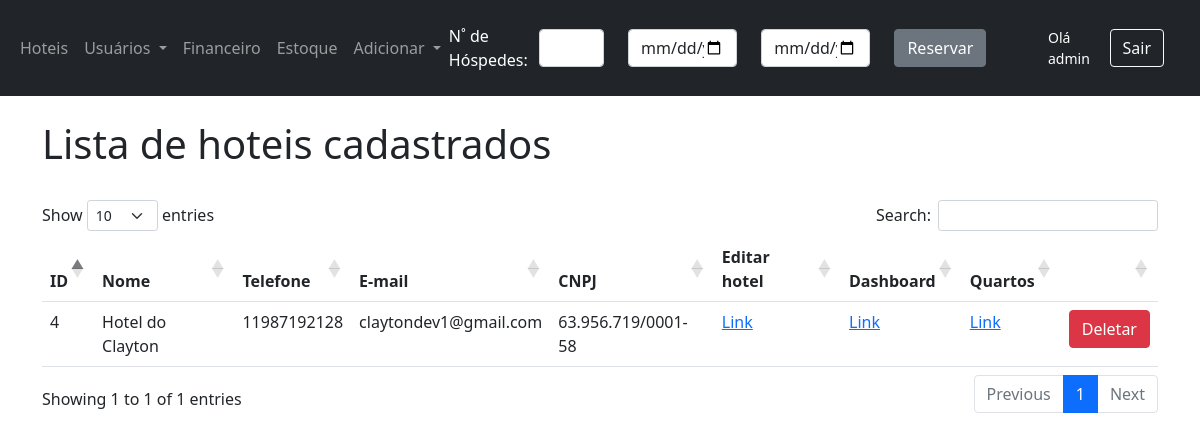
The page /lista-hotel/ (signed in) on the database as committed earlier.
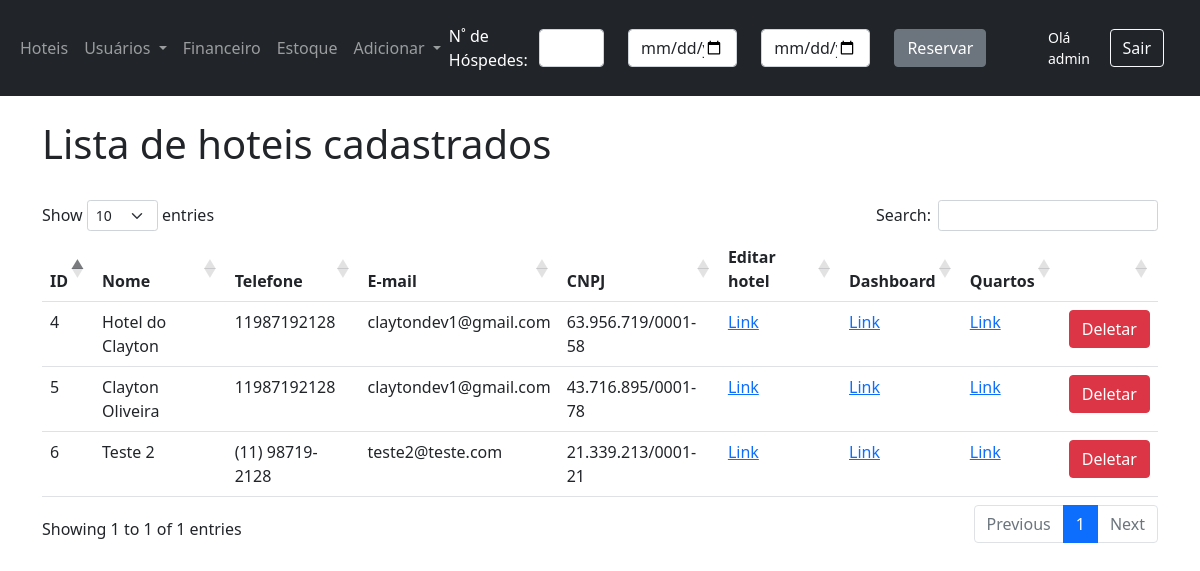
The same page on the database as committed later.
### app/models.py (models this page shows)
class Hotels(db.Model):
    __tablename__ = 'Hotels'
    id = db.Column(db.Integer, primary_key=True)
    name = db.Column(db.String(30))
    phone = db.Column(db.String(20))
    email = db.Column(db.String(30))
    cnpj = db.Column(db.String(25))
    user_id = db.Column(db.Integer)
    address_id = db.Column(db.Integer, db.ForeignKey('Addresses.id'))
    created_at = db.Column(db.DateTime, default=dt.now())

### app/views.py (the view)
@app.route('/lista-hotel/')
@login_required
def lista_hotel():
    user_id = g.user.get_id()
    return listar_hoteis(user_id)

### app/forms.py
class VerificarDisponibilidade(FlaskForm):
    total_guests = IntegerField('Quantidade de hóspedes', validators=[DataRequired()])
    check_in = DateField('Data Entrada', validators=[DataRequired()])
    check_out = DateField('Data Saída', validators=[DataRequired()])
    submeter = SubmitField('Reservar')

### app/models.py (called while the page is built)
    def get_id(self):
        return self.id

    def get_profile(self):
        return self.profile

    def get_hotel_id(self):
        return self.hotel_id

### app/scripts/adicionar_hotel.py (called while the page is built)
def listar_hoteis(user_id):
    user = User.query.filter_by(id=user_id).first()
    if user.profile not in ['admin']:
        return '<h1>Erro! Você não pode acessar este conteúdo!</h1>'
    hoteis = Hotels.query.filter_by(id=user.hotel_id).order_by(Hotels.created_at)
    if user.hotel_id is None:
        hoteis = Hotels.query.filter_by(user_id=user_id).order_by(Hotels.created_at)
    return render_template('lista_hoteis_cadastrados.html',
                           hoteis=hoteis
                           )

### app/views.py (called while the page is built)
@login_manager.user_loader
def load_user(id):
    return User.query.get(int(id))

@app.before_request
def before_request():
    g.user = current_user

### app/templates/lista_hoteis_cadastrados.html (shortened to what this page needs)
{% extends 'base.html' %}
{% block content %}
    <div class="mt-4">
        <h1>Lista de hoteis cadastrados</h1>
        <br>
    </div>
    <table id="tabela" class="table table-hover">
        <thead>
        <tr>
            <th>ID</th>
            <th>Nome</th>
            <th>Telefone</th>
            <th>E-mail</th>
            <th>CNPJ</th>
            <th>Editar hotel</th>
            <th>Dashboard</th>
            <th>Quartos</th>
            <th></th>
        </tr>
        </thead>
        <tbody>
        {% for hotel in hoteis %}
            <tr>
                <td>{{ hotel.id }}</td>
                <td>{{ hotel.name }}</td>
                <td>{{ hotel.phone }}</td>
                <td>{{ hotel.email }}</td>
                <td>{{ hotel.cnpj }}</td>
                <td><a href="{{ url_for('editar_hotel_endpoint', id=hotel.id) }}">Link</a></td>
                <td><a href="{{ url_for('dashboard_endpoint', id=hotel.id) }}">Link</a></td>
                <td><a href="{{ url_for('ocupacao_quartos_endpoint', id=hotel.id) }}">Link</a></td>
                <td>
                    <button type="button" class="btn btn-danger" data-bs-toggle="modal"
                            data-bs-target="#Modal_{{ hotel.id }}"
                            value="{{ hotel.id }}" id="hotel_{{ hotel.id }}">
                        Deletar
                    </button>
                </td>
            </tr>
            </tbody>
        {% endfor %}
    </table>
{% endblock %}

Rows that differ between the two databases and show on the page:
added Hotels: id "5", name "Clayton Oliveira", phone "11987192128", email "claytondev1@gmail.com", cnpj "43.716.895/0001-78"
added Hotels: id "6", name "Teste 2", phone "(11) 98719-2128", email "teste2@teste.com", cnpj "21.339.213/0001-21"
